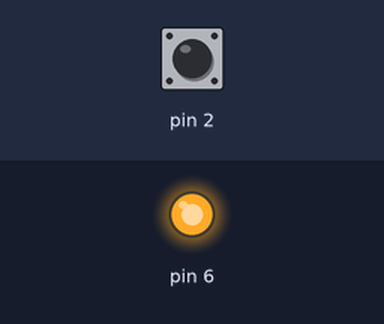
Recording of a sketch running on a simulated Arduino Uno, built with avr-gcc and run on an emulated ATmega328P. On the bench: output pins drawn as LEDs (lit = HIGH). Inputs (shaded band) come from the test bench; at power-on: pin 2 LOW.

Above: at 1.2 s.
1.3 s: pin 2 pulled HIGH for 0.15 s
At 1.37 s:
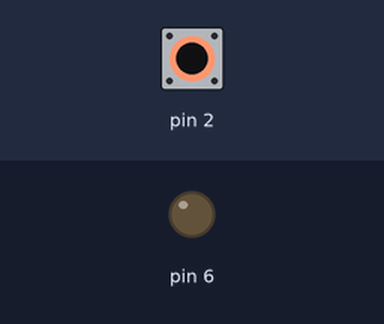
2.9 s: pin 2 driven HIGH
At 4.1 s:
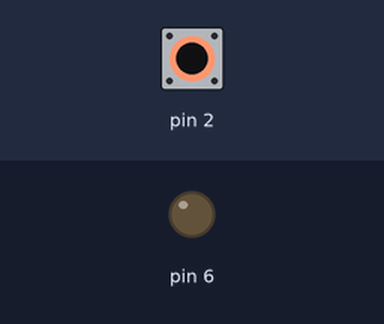
4.4 s: pin 2 driven LOW
At 5.3 s:
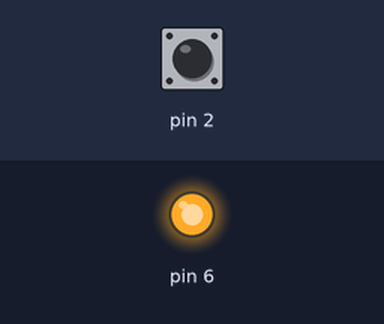
Timing chart, 0 to 7.4 s (numbered marks = the images above; inputs shaded):
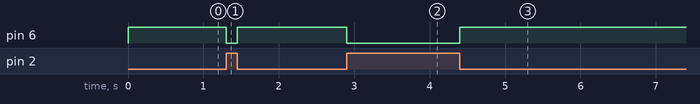

The sketch:

led_input_pullup.ino
```cpp
#define LED B01000000 //pin 6
#define SWITCH B00000100 //pin 2

void setup() {
  // put your setup code here, to run once:
  DDRD &= !SWITCH;
  PORTD |= SWITCH;  //sets switch to high

  DDRD |= LED;

}

void loop() {
  // put your main code here, to run repeatedly:
  if(PIND & SWITCH){  //check if switch is high, switch is high when button value is low
    PORTD &= !LED;  //sets led to low
  }
  else PORTD |= LED; //sets led to high.
  //led will remain on when button is pressed
}
```

Measured:
- after the input at 1.3 s, pin 6: HIGH → LOW at once, → HIGH 0.15 s later
- after the input at 2.9 s, pin 6: HIGH → LOW at once
- after the input at 4.4 s, pin 6: LOW → HIGH at once
